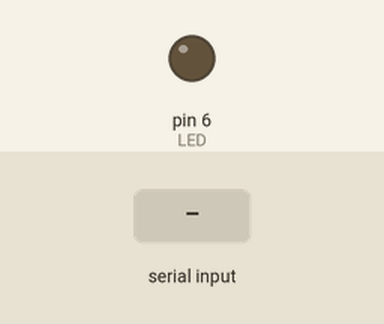
Simulated run of this sketch. Board: Arduino Uno, built with avr-gcc and run on an emulated ATmega328P. Parts: output pins drawn as LEDs (lit = HIGH). The inputs (shaded band) are chosen by the test bench. What the sketch prints to the serial monitor is not drawn.

Above: at 1.2 s.
1.3 s: byte 165 (0xA5) received over Serial
At 1.9 s:
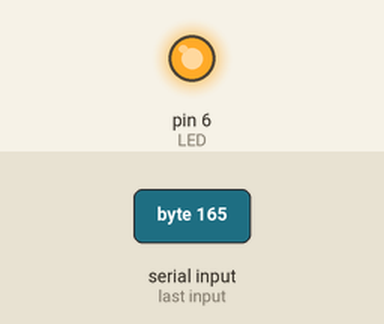
2.8 s: byte 170 (0xAA) received over Serial
Timing chart, 0 to 5.8 s (numbered marks = the images above; inputs shaded):
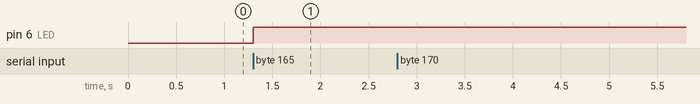

The sketch:

api.ino
```cpp
const int LED = 6;

struct State {
  int lower;
  int higher;
};

void setup();
void handle_commands();
void setoff_alarm();
void reset_state();
State get_state();

void setup() {
  Serial.begin(9600);
  pinMode(LED, OUTPUT);
}

void handle_commands() {
  while (Serial.available()) {
    int command = Serial.read();
    if (command == 0xAA) {
      State s = get_state();
      Serial.write(s.lower);
      Serial.write(s.higher);

      Serial.flush();
    } else if (command == 0x55) {
      reset_state();
    } else if (command == 0xA5) {
      setoff_alarm();
    }
  }
}

void loop() {
  handle_commands();
}

State get_state() {
  return {12, 13};
}

void setoff_alarm() {
  digitalWrite(LED, HIGH);
}

void reset_state() {
  digitalWrite(LED, LOW);
}
```

Measured:
- after the input at 1.3 s, pin 6 (LED): LOW → HIGH at once
- after the input at 2.8 s, every drawn part: stays the same
